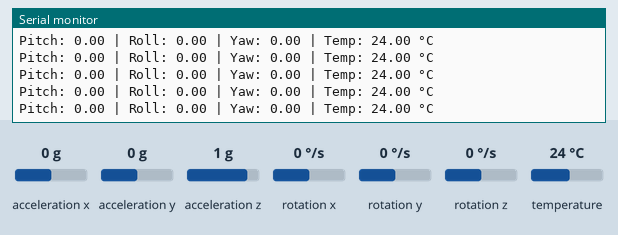
The sketch below on a simulated Arduino Uno, built with avr-gcc and run on an emulated ATmega328P. On the bench: the last lines printed to the serial monitor. The test bench sets the inputs (shaded band); at power-on: acceleration x 0 g, acceleration y 0 g, acceleration z 1 g, rotation x 0 °/s, rotation y 0 °/s, rotation z 0 °/s, temperature 24 °C.

Above: at 4.2 s.
4.3 s: acceleration x set to -1.4 g
At 5.4 s:
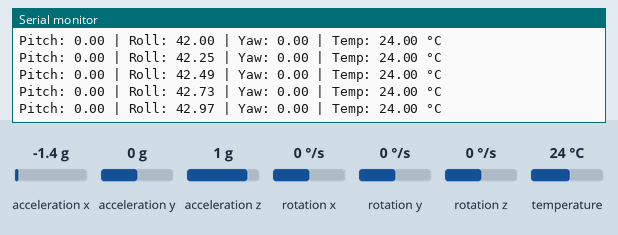
7.3 s: acceleration y set to -1.4 g
At 8.0 s:
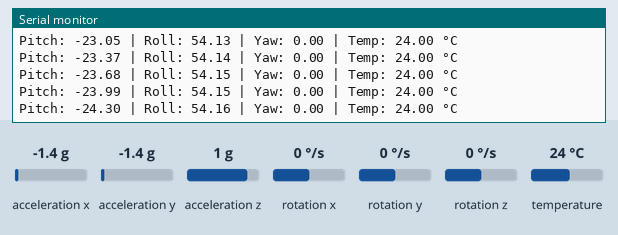
10.3 s: acceleration z set to -1.4 g
At 11.0 s:
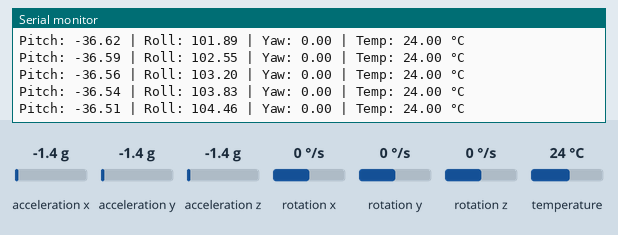
13.3 s: rotation x set to -100 °/s
At 14.4 s:
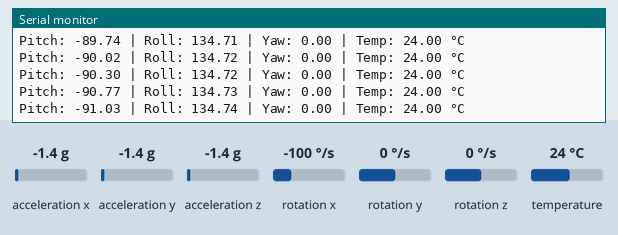
16.3 s: rotation y set to -100 °/s
At 17.4 s:
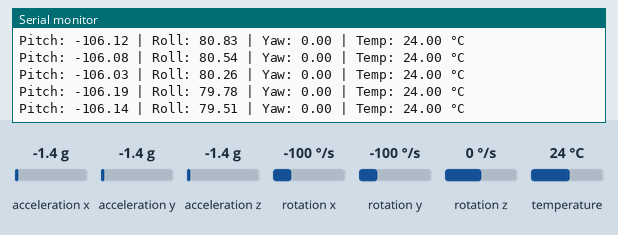
19.3 s: rotation z set to 100 °/s
At 20.2 s:
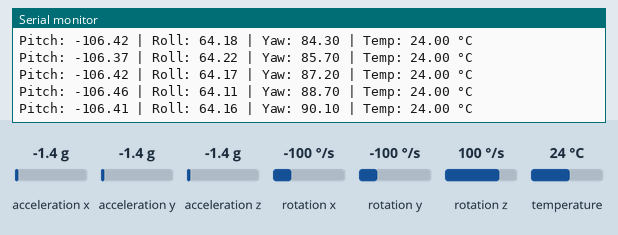
Timing chart, 0 to 22.3 s (numbered marks = the images above; inputs shaded):
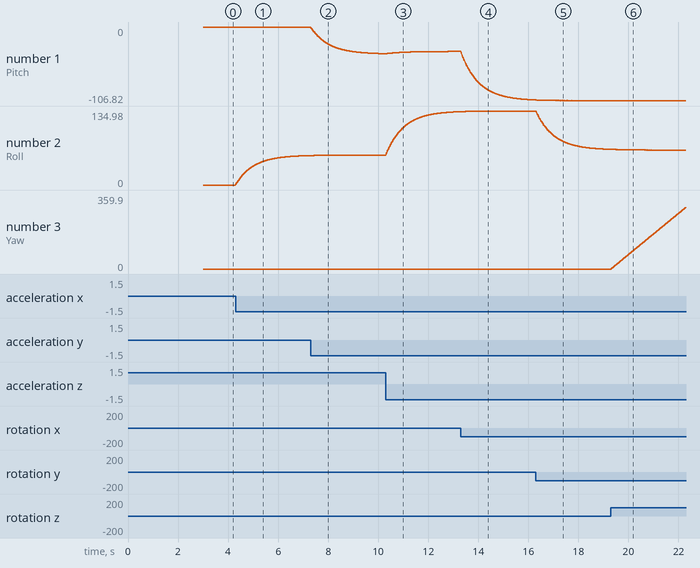

The sketch:

Mpu6050_final.ino
```cpp
#include <Wire.h>
#include <MPU6050_tockn.h>

MPU6050 mpu6050(Wire);

// Complementary filter constants
const float alpha = 0.98;

float pitch = 0;
float roll = 0;
float yaw = 0;

unsigned long prevTime = 0;

void setup() {
  Serial.begin(115200);
  Wire.begin();
  mpu6050.begin();

  Serial.println("Calibrating gyroscope... Keep the sensor still.");
  mpu6050.calcGyroOffsets(true);
  Serial.println("Calibration complete.");

  prevTime = millis();
}

void loop() {
  mpu6050.update();

  // Calculate delta time
  unsigned long currentTime = millis();
  float deltaTime = (currentTime - prevTime) / 1000.0; // in seconds
  prevTime = currentTime;

  // Read raw values
  float accX = mpu6050.getAccX();
  float accY = mpu6050.getAccY();
  float accZ = mpu6050.getAccZ();
  float gyroX = mpu6050.getGyroX(); // deg/s
  float gyroY = mpu6050.getGyroY();
  float gyroZ = mpu6050.getGyroZ();
  float temp = mpu6050.getTemp();   // °C

  // Calculate pitch & roll from accelerometer
  float accPitch = atan2(accY, sqrt(accX * accX + accZ * accZ)) * 180 / PI;
  float accRoll = atan2(-accX, accZ) * 180 / PI;

  // Complementary filter for pitch and roll
  pitch = alpha * (pitch + gyroX * deltaTime) + (1 - alpha) * accPitch;
  roll  = alpha * (roll  + gyroY * deltaTime) + (1 - alpha) * accRoll;

  // Yaw from gyroZ integration
  yaw += gyroZ * deltaTime;

  // Wrap yaw within 0–360

  if (yaw < 0) yaw += 360;
  if (yaw >= 360) yaw -= 360;

  // === Print results ===
  Serial.print("Pitch: "); Serial.print(pitch, 2);
  Serial.print(" | Roll: "); Serial.print(roll, 2);
  Serial.print(" | Yaw: "); Serial.print(yaw, 2);
  Serial.print(" | Temp: "); Serial.print(temp, 2); Serial.println(" °C");

  delay(10); // Loop runs every ~10ms
}
```

Measured:
- after the input at 4.3 s, the serial monitor: prints a new line at once (image 1)
- plotted number 2: 0 → 53.66 after the input at 4.3 s
